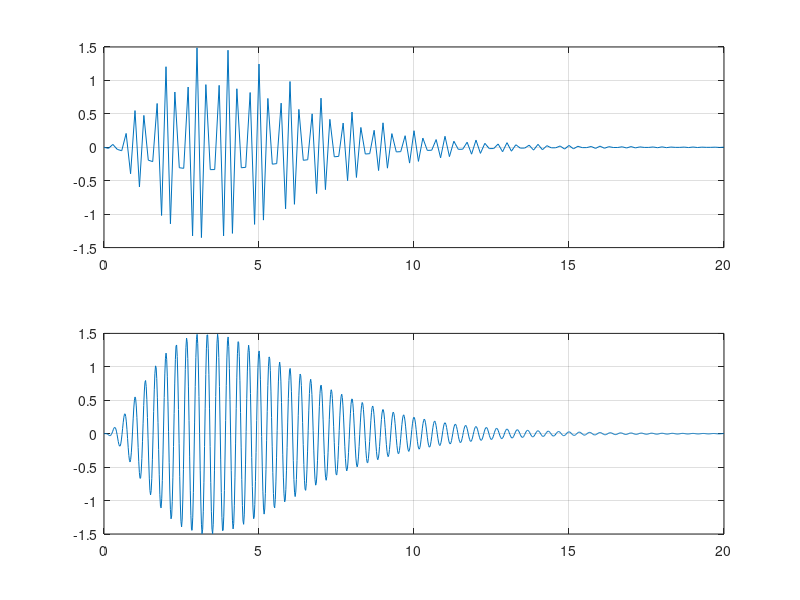

Recreate this plot in MATLAB. (Note: this script raises an error after producing the figure.)
lambda = 0.6;
f0 = 3;
T = 20;
x = @(t)t.^2.*exp(-lambda*t).*cos(2*pi*f0*t);
fs = 2*f0+1;
tt = 0:1/fs:T;
xvec = x(tt);
subplot(2,1,1)
plot(tt,xvec); grid on
subplot(2,1,2)
t = linspace(0,T,1000);
plot(t,x(t)); grid on
Xvec = mydft(xvec);